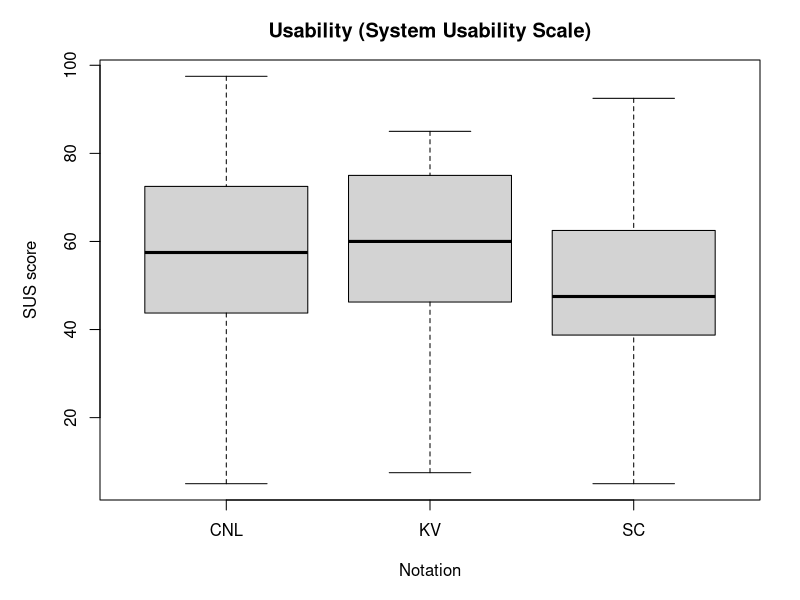

This figure's R source:
## ---- chunk 1
library(dplyr)
## ---- chunk 2
# read from data_survey_prepared.csv
df <- read.csv("data-survey-sus_prepared.csv")
## ---- chunk 3
par(mar=c(5, 5, 3, 2))
boxplot(sus ~ notation, data = df, main = "Usability (System Usability Scale)", xlab = "Notation", ylab = "SUS score", names = c("CNL","KV","SC"))
## ---- chunk 4
df %>%
  group_by(notation) %>%
  summarize(mean = mean(sus), sd = sd(sus), min = min(sus), max = max(sus), med = median(sus), q1 = quantile(sus, 0.25), q3 = quantile(sus, 0.75))
## ---- chunk 5
##### mean difference ####
# values
sus_cnl <- mean(df$sus[df$notation == "cnl"])
sus_kv <- mean(df$sus[df$notation == "kv"])
sus_sc <- mean(df$sus[df$notation == "sc"])
# difference between cnl kv: cnl-kv
sus_diffcnlkv <- sus_cnl-sus_kv
# avergae of nl kv
sus_avgcnlkv <- (sus_cnl+sus_kv)/2
sus_ratiocnlkv <- sus_diffcnlkv/sus_avgcnlkv
# percentage
sus_percent_diff_cnlkv <- abs(sus_ratiocnlkv*100)
print(c("CNL/KV mean difference in percentage: ", sus_percent_diff_cnlkv))

# difference between sc kv: sc-kv
sus_diffsckv <- sus_sc-sus_kv
# avergae of nl kv
sus_avgsckv <- (sus_sc+sus_kv)/2
sus_ratiosckv <- sus_diffsckv/sus_avgsckv
# percentage
sus_percent_diff_sckv <- abs(sus_ratiosckv*100)
print(c("SC/KV mean difference in percentage: ", sus_percent_diff_sckv))
